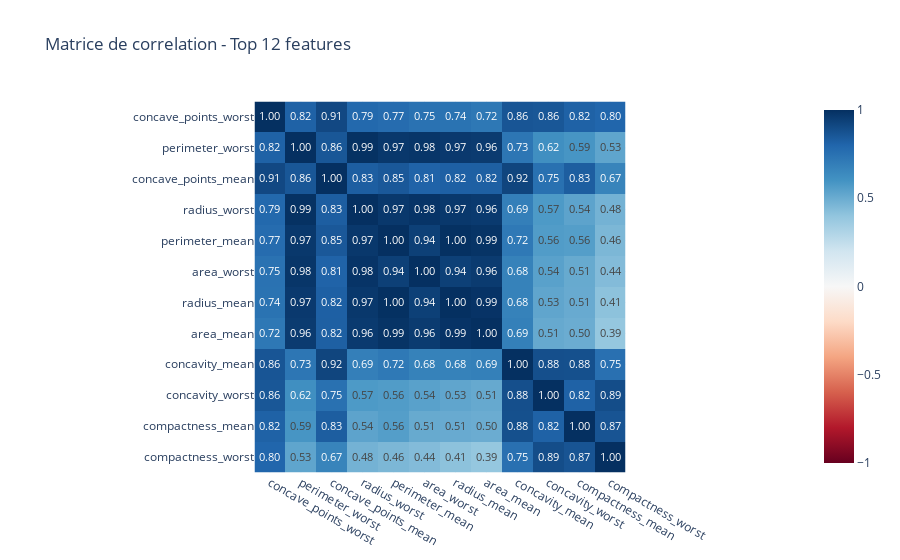

This figure's notebook cell:
### Code cell
# Correlation (subset des variables les plus correlées à la cible)
label_map = {'M': 1, 'B': 0}
y = df_eda[target_col].map(label_map)
corr_to_target = features.corrwith(y).abs().sort_values(ascending=False)
top_features = corr_to_target.head(12).index.tolist()
corr_matrix = features[top_features].corr()

display(corr_to_target.head(12))

fig = px.imshow(
    corr_matrix,
    text_auto='.2f',
    color_continuous_scale='RdBu',
    zmin=-1,
    zmax=1,
    title='Matrice de correlation - Top 12 features'
)
fig.update_layout(template='plotly_white')
fig.show()

### Figure 1 — Plotly figure (JSON) as saved in the notebook; plotly's stock layout.template omitted (floating-point values rounded to 4 significant figures; data arrays with more than 128 entries replaced by an {"elided": "..."} marker saying what was removed)
{"data": [{"coloraxis": "coloraxis", "hovertemplate": "x: %{x}<br>y: %{y}<br>color: %{z}<extra></extra>", "name": "0", "texttemplate": "%{z:.2f}", "type": "heatmap", "x": ["concave_points_worst", "perimeter_worst", "concave_points_mean", "radius_worst", "perimeter_mean", "area_worst", "radius_mean", "area_mean", "concavity_mean", "concavity_worst", "compactness_mean", "compactness_worst"], "xaxis": "x", "y": ["concave_points_worst", "perimeter_worst", "concave_points_mean", "radius_worst", "perimeter_mean", "area_worst", "radius_mean", "area_mean", "concavity_mean", "concavity_worst", "compactness_mean", "compactness_worst"], "yaxis": "y", "z": {"elided": "12x12 float values"}}], "layout": {"coloraxis": {"cmax": 1, "cmin": -1, "colorscale": [[0, "rgb(103,0,31)"], [0.1, "rgb(178,24,43)"], [0.2, "rgb(214,96,77)"], [0.3, "rgb(244,165,130)"], [0.4, "rgb(253,219,199)"], [0.5, "rgb(247,247,247)"], [0.6, "rgb(209,229,240)"], [0.7, "rgb(146,197,222)"], [0.8, "rgb(67,147,195)"], [0.9, "rgb(33,102,172)"], [1, "rgb(5,48,97)"]]}, "title": {"text": "Matrice de correlation - Top 12 features"}, "xaxis": {"anchor": "y", "constrain": "domain", "domain": [0, 1], "scaleanchor": "y"}, "yaxis": {"anchor": "x", "autorange": "reversed", "constrain": "domain", "domain": [0, 1]}}}
